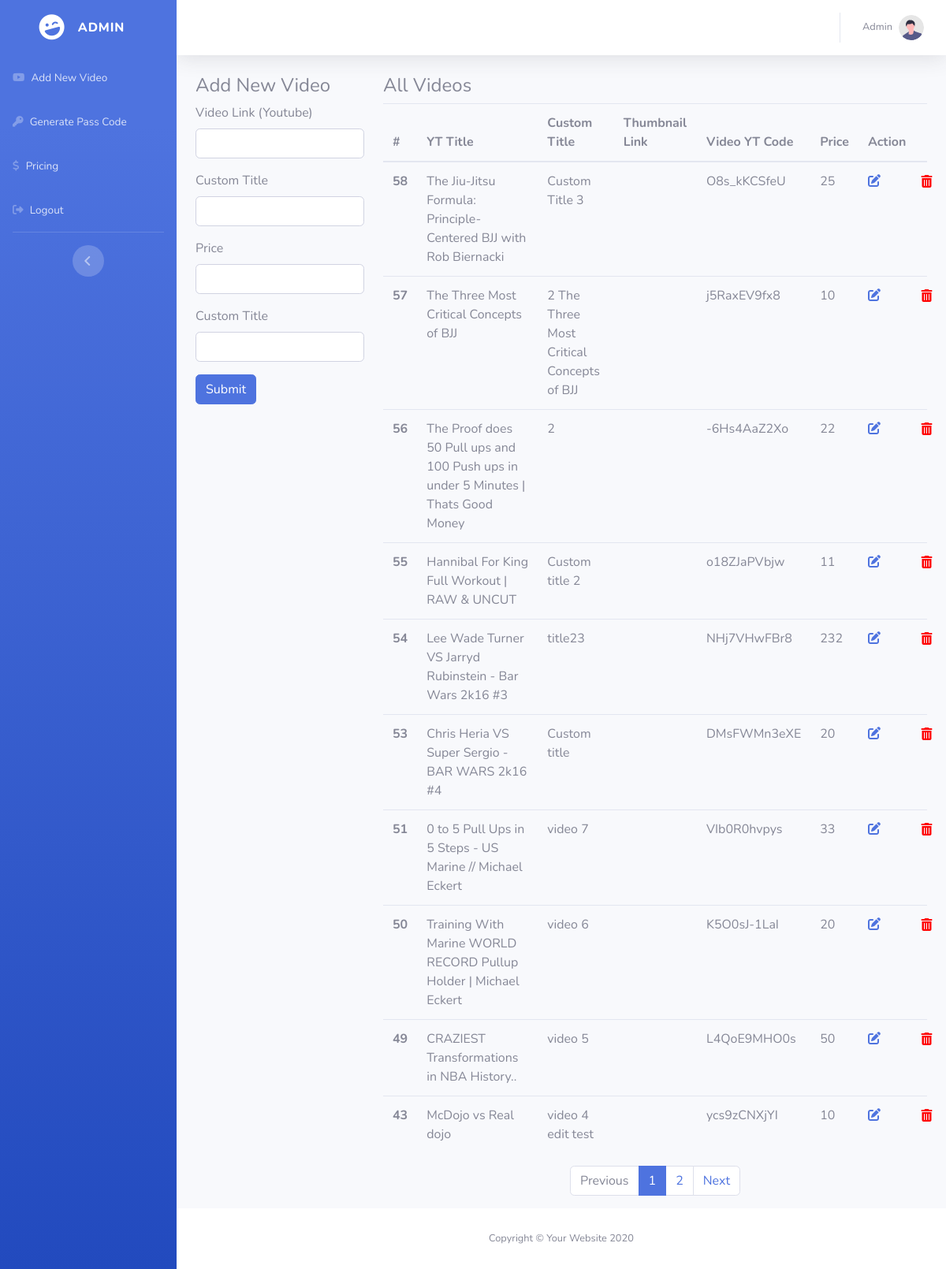
Page /admin/add_video.php (signed in) on the committed database.
### tables this page shows
CREATE TABLE `video_info` (
  `id` int(11) NOT NULL,
  `video_title` varchar(100) NOT NULL,
  `video_thumbnail` varchar(100) NOT NULL,
  `video_price` int(11) NOT NULL,
  `video_code` varchar(50) NOT NULL,
  `yt_title` varchar(100) NOT NULL,
  `paypal_link` varchar(100) NOT NULL
);

### admin/add_video.php (the view, shortened to what this page needs)
<?php
include 'header.php';
global $conn;
?>
<div class="container-fluid">
 <div class="row">
     <div class="col-md-3">
         <h4>Add New Video</h4>
         <form action="add_video.php" method="post">
             <div class="mb-3">
                 <label for="yt_link" class="form-label">Video Link (Youtube) </label>
                 <input type="text" name="yt_link" class="form-control" id="yt_link" >
             </div>
             <div class="mb-3">
                 <label for="Custom_Title " class="form-label">Custom Title </label>
                 <input type="text" name="Custom_Title" class="form-control" id="Custom_Title" >
             </div>
             <div class="mb-3">
                 <label for="video_price" class="form-label">Price </label>
                 <input type="number" step="0.01" name="video_price" class="form-control" id="video_price" >
             </div>
             <div class="mb-3">
                 <label for="paypal_link " class="form-label">Custom Title </label>
                 <input type="text" name="paypal_link" class="form-control" id="paypal_link" >
             </div>
             <input type="submit" name="advideo_submit" class="btn btn-primary">
         </form>
     </div>
     <div class="col-md-9">
         <h4>All Videos</h4>
         <table class="table">
             <thead>
             <tr>
                 <th scope="col">#</th>
                 <th scope="col">YT Title</th>
                 <th scope="col">Custom Title</th>
                 <th scope="col">Thumbnail Link</th>
                 <th scope="col">Video YT Code</th>
                 <th scope="col">Price</th>
                 <th scope="col">Action</th>
             </tr>
             </thead>
             <tbody>
             <?php
             function content($sql){
             global $conn;
             $result = mysqli_query($conn,$sql);
             while ($row = mysqli_fetch_assoc($result)){
             ?>
             <tr>
                 <th scope="row"><?php echo $row['id']?></th>
                 <td><?php echo $row['yt_title']?></td>
                 <td><?php echo $row['video_title']?></td>
                 <td><img src="<?php echo $row['video_thumbnail']?>" alt="" width="100px"></td>
                 <td><?php echo $row['video_code']?></td>
                 <td><?php echo $row['video_price']?></td>
                 <td><div class="row">
                         <div class="col-6"><a class="text-primary" href="edit_video.php?vid=<?php echo $row['id']; ?>"><i class="fas fa-edit"></i></a></div>
                         <div class="col-6 ">
                             <form action="add_video.php" method="POST" class="col-4">
                                 <button style="border: 0; background-color: #F8F9FC;" name="delete_video" class="col-2"><i class="fas fa-trash-alt" style="color: red"></i></button>
                             </form></div>
                     </div></td>
             </tr>
             <?php
                 }
             ?>
             </tbody>
         </table>
         <?php
         }
         $sql = "SELECT * FROM video_info order by id desc";
         echo pagination($sql,'video_info',10);
         ?>
     </div>
 </div>
</div>
<?php
include 'footer.php'
?>

### rows in the picture
video_info: id "58", yt_title "The Jiu-Jitsu Formula: Principle-Centered BJJ with Rob Biernacki", video_title "Custom Title 3", video_code "O8s_kKCSfeU", video_price "25"
video_info: id "57", yt_title "The Three Most Critical Concepts of BJJ", video_title "2 The Three Most Critical Concepts of BJJ", video_code "j5RaxEV9fx8", video_price "10"
video_info: id "56", yt_title "The Proof does 50 Pull ups and 100 Push ups in under 5 Minutes | Thats Good Money", video_title "2", video_code "-6Hs4AaZ2Xo", video_price "22"
video_info: id "55", yt_title "Hannibal For King Full Workout | RAW & UNCUT", video_title "Custom title 2", video_code "o18ZJaPVbjw", video_price "11"
video_info: id "54", yt_title "Lee Wade Turner VS Jarryd Rubinstein - Bar Wars 2k16 #3", video_title "title23", video_code "NHj7VHwFBr8", video_price "232"
video_info: id "53", yt_title "Chris Heria VS Super Sergio - BAR WARS 2k16 #4", video_title "Custom title", video_code "DMsFWMn3eXE", video_price "20"
video_info: id "51", yt_title "0 to 5 Pull Ups in 5 Steps - US Marine // Michael Eckert", video_title "video 7", video_code "VIb0R0hvpys", video_price "33"
video_info: id "50", yt_title "Training With Marine WORLD RECORD Pullup Holder | Michael Eckert", video_title "video 6", video_code "K5O0sJ-1LaI", video_price "20"
video_info: id "49", yt_title "CRAZIEST Transformations in NBA History..", video_title "video 5", video_code "L4QoE9MHO0s", video_price "50"
video_info: id "43", yt_title "McDojo vs Real dojo", video_title "video 4 edit test", video_code "ycs9zCNXjYI", video_price "10"
